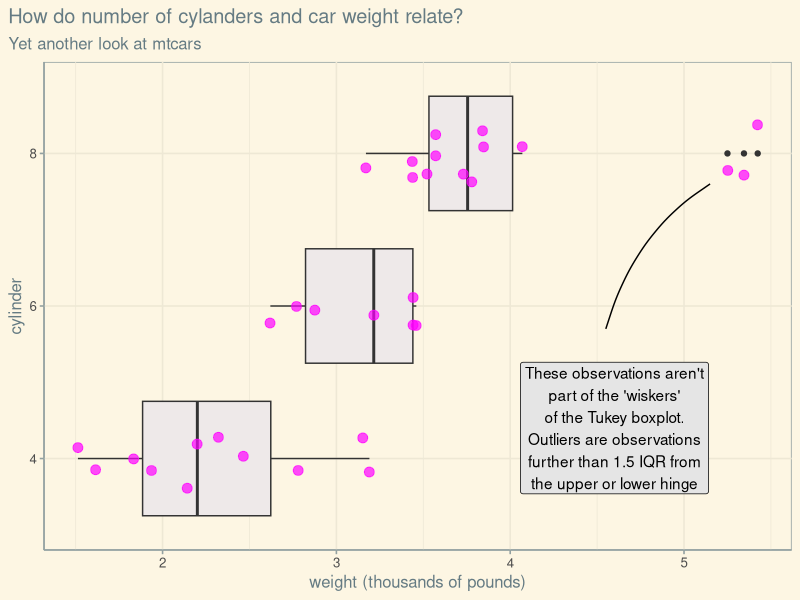

Generate this figure with R:
set.seed(12345)
library(tidyverse)
mtcars %>% 
  rownames_to_column(var = "car_name") %>% 
  ggplot() +
  aes(x = wt) +
  aes(y = factor(cyl)) +
  ggthemes::theme_solarized() +
  geom_boxplot(fill = "snow2") +
  geom_jitter(height = .2,
              alpha = .7,
              color = "magenta",
              size = 3) +
  labs(title = "How do number of cylanders and car weight relate?") +
  labs(subtitle = "Yet another look at mtcars") +
  labs(y = "cylinder") + 
  labs(x = "weight (thousands of pounds)") +
  theme(plot.title.position = "plot") +
  geom_label(data = tibble(x = 1), # one row dataframe
             fill = "grey90",
             x = 4.6, 
             y = 1.2, # cylinder is a factor w 3 levels
             label = "These observations aren't part of the 'wiskers' of the Tukey boxplot. Outliers are observations further than 1.5 IQR from the upper or lower hinge" %>% 
               str_wrap(25)) +
  geom_curve(data = tibble(x = 1),
             curvature = -.2,
             angle = 80,
             x = 4.55, xend = 5.15,
             y = 1.85, yend = 2.8,
             )
